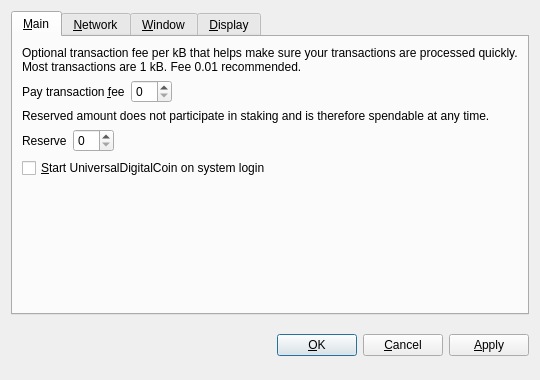
<?xml version="1.0" encoding="UTF-8"?>
<ui version="4.0">
 <class>OptionsDialog</class>
 <widget class="QDialog" name="OptionsDialog">
  <property name="geometry">
   <rect>
    <x>0</x>
    <y>0</y>
    <width>540</width>
    <height>380</height>
   </rect>
  </property>
  <property name="windowTitle">
   <string>Options</string>
  </property>
  <property name="modal">
   <bool>true</bool>
  </property>
  <layout class="QVBoxLayout" name="verticalLayout">
   <item>
    <widget class="QTabWidget" name="tabWidget">
     <property name="tabPosition">
      <enum>QTabWidget::North</enum>
     </property>
     <property name="currentIndex">
      <number>0</number>
     </property>
     <widget class="QWidget" name="tabMain">
      <attribute name="title">
       <string>&amp;Main</string>
      </attribute>
      <layout class="QVBoxLayout" name="verticalLayout_Main">
       <item>
        <widget class="QLabel" name="transactionFeeInfoLabel">
         <property name="text">
          <string>Optional transaction fee per kB that helps make sure your transactions are processed quickly. Most transactions are 1 kB. Fee 0.01 recommended.</string>
         </property>
         <property name="textFormat">
          <enum>Qt::PlainText</enum>
         </property>
         <property name="wordWrap">
          <bool>true</bool>
         </property>
        </widget>
       </item>
       <item>
        <layout class="QHBoxLayout" name="horizontalLayoutFee">
         <item>
          <widget class="QLabel" name="transactionFeeLabel">
           <property name="text">
            <string>Pay transaction &amp;fee</string>
           </property>
           <property name="textFormat">
            <enum>Qt::PlainText</enum>
           </property>
           <property name="buddy">
            <cstring>transactionFee</cstring>
           </property>
          </widget>
         </item>
         <item>
          <widget class="BitcoinAmountField" name="transactionFee"/>
         </item>
         <item>
          <spacer name="horizontalSpacerFee">
           <property name="orientation">
            <enum>Qt::Horizontal</enum>
           </property>
           <property name="sizeHint" stdset="0">
            <size>
             <width>40</width>
             <height>20</height>
            </size>
           </property>
          </spacer>
         </item>
        </layout>
       </item>
       <item>
        <widget class="QLabel" name="reserveBalanceInfoLabel">
         <property name="text">
          <string>Reserved amount does not participate in staking and is therefore spendable at any time.</string>
         </property>
         <property name="textFormat">
          <enum>Qt::PlainText</enum>
         </property>
         <property name="wordWrap">
          <bool>true</bool>
         </property>
        </widget>
       </item>
       <item>
        <layout class="QHBoxLayout" name="horizontalLayoutReserveBalance">
         <item>
          <widget class="QLabel" name="reserveBalanceLabel">
           <property name="text">
            <string>Reserve</string>
           </property>
           <property name="textFormat">
            <enum>Qt::PlainText</enum>
           </property>
           <property name="buddy">
            <cstring>reserveBalance</cstring>
           </property>
          </widget>
         </item>
         <item>
          <widget class="BitcoinAmountField" name="reserveBalance"/>
         </item>
         <item>
          <spacer name="horizontalSpacerReserveBalance">
           <property name="orientation">
            <enum>Qt::Horizontal</enum>
           </property>
           <property name="sizeHint" stdset="0">
            <size>
             <width>40</width>
             <height>20</height>
            </size>
           </property>
          </spacer>
         </item>
        </layout>
       </item>
       <item>
        <widget class="QCheckBox" name="bitcoinAtStartup">
         <property name="toolTip">
          <string>Automatically start UniversalDigitalCoin after logging in to the system.</string>
         </property>
         <property name="text">
          <string>&amp;Start UniversalDigitalCoin on system login</string>
         </property>
        </widget>
       </item>
       <item>
        <spacer name="verticalSpacer_Main">
         <property name="orientation">
          <enum>Qt::Vertical</enum>
         </property>
         <property name="sizeHint" stdset="0">
          <size>
           <width>20</width>
           <height>40</height>
          </size>
         </property>
        </spacer>
       </item>
      </layout>
     </widget>
     <widget class="QWidget" name="tabNetwork">
      <attribute name="title">
       <string>&amp;Network</string>
      </attribute>
      <layout class="QVBoxLayout" name="verticalLayout_Network">
       <item>
        <widget class="QCheckBox" name="mapPortUpnp">
         <property name="toolTip">
          <string>Automatically open the UniversalDigitalCoin client port on the router. This only works when your router supports UPnP and it is enabled.</string>
         </property>
         <property name="text">
          <string>Map port using &amp;UPnP</string>
         </property>
        </widget>
       </item>
       <item>
        <widget class="QCheckBox" name="connectSocks">
         <property name="toolTip">
          <string>Connect to the UniversalDigitalCoin network through a SOCKS proxy (e.g. when connecting through Tor).</string>
         </property>
         <property name="text">
          <string>&amp;Connect through SOCKS proxy:</string>
         </property>
        </widget>
       </item>
       <item>
        <layout class="QHBoxLayout" name="horizontalLayout_Network">
         <item>
          <widget class="QLabel" name="proxyIpLabel">
           <property name="text">
            <string>Proxy &amp;IP:</string>
           </property>
           <property name="textFormat">
            <enum>Qt::PlainText</enum>
           </property>
           <property name="buddy">
            <cstring>proxyIp</cstring>
           </property>
          </widget>
         </item>
         <item>
          <widget class="QValidatedLineEdit" name="proxyIp">
           <property name="maximumSize">
            <size>
             <width>140</width>
             <height>16777215</height>
            </size>
           </property>
           <property name="toolTip">
            <string>IP address of the proxy (e.g. 127.0.0.1)</string>
           </property>
          </widget>
         </item>
         <item>
          <widget class="QLabel" name="proxyPortLabel">
           <property name="text">
            <string>&amp;Port:</string>
           </property>
           <property name="textFormat">
            <enum>Qt::PlainText</enum>
           </property>
           <property name="buddy">
            <cstring>proxyPort</cstring>
           </property>
          </widget>
         </item>
         <item>
          <widget class="QLineEdit" name="proxyPort">
           <property name="maximumSize">
            <size>
             <width>55</width>
             <height>16777215</height>
            </size>
           </property>
           <property name="toolTip">
            <string>Port of the proxy (e.g. 9050)</string>
           </property>
          </widget>
         </item>
         <item>
          <widget class="QLabel" name="socksVersionLabel">
           <property name="text">
            <string>SOCKS &amp;Version:</string>
           </property>
           <property name="textFormat">
            <enum>Qt::PlainText</enum>
           </property>
           <property name="buddy">
            <cstring>socksVersion</cstring>
           </property>
          </widget>
         </item>
         <item>
          <widget class="QValueComboBox" name="socksVersion">
           <property name="toolTip">
            <string>SOCKS version of the proxy (e.g. 5)</string>
           </property>
          </widget>
         </item>
         <item>
          <spacer name="horizontalSpacer_Network">
           <property name="orientation">
            <enum>Qt::Horizontal</enum>
           </property>
           <property name="sizeHint" stdset="0">
            <size>
             <width>40</width>
             <height>20</height>
            </size>
           </property>
          </spacer>
         </item>
        </layout>
       </item>
       <item>
        <spacer name="verticalSpacer_Network">
         <property name="orientation">
          <enum>Qt::Vertical</enum>
         </property>
         <property name="sizeHint" stdset="0">
          <size>
           <width>20</width>
           <height>40</height>
          </size>
         </property>
        </spacer>
       </item>
      </layout>
     </widget>
     <widget class="QWidget" name="tabWindow">
      <attribute name="title">
       <string>&amp;Window</string>
      </attribute>
      <layout class="QVBoxLayout" name="verticalLayout_Window">
       <item>
        <widget class="QCheckBox" name="minimizeToTray">
         <property name="toolTip">
          <string>Show only a tray icon after minimizing the window.</string>
         </property>
         <property name="text">
          <string>&amp;Minimize to the tray instead of the taskbar</string>
         </property>
        </widget>
       </item>
       <item>
        <widget class="QCheckBox" name="minimizeOnClose">
         <property name="toolTip">
          <string>Minimize instead of exit the application when the window is closed. When this option is enabled, the application will be closed only after selecting Quit in the menu.</string>
         </property>
         <property name="text">
          <string>M&amp;inimize on close</string>
         </property>
        </widget>
       </item>
       <item>
        <spacer name="verticalSpacer_Window">
         <property name="orientation">
          <enum>Qt::Vertical</enum>
         </property>
         <property name="sizeHint" stdset="0">
          <size>
           <width>20</width>
           <height>40</height>
          </size>
         </property>
        </spacer>
       </item>
      </layout>
     </widget>
     <widget class="QWidget" name="tabDisplay">
      <attribute name="title">
       <string>&amp;Display</string>
      </attribute>
      <layout class="QVBoxLayout" name="verticalLayout_Display">
       <item>
        <layout class="QHBoxLayout" name="horizontalLayout_1_Display">
         <item>
          <widget class="QLabel" name="langLabel">
           <property name="text">
            <string>User Interface &amp;language:</string>
           </property>
           <property name="textFormat">
            <enum>Qt::PlainText</enum>
           </property>
           <property name="buddy">
            <cstring>lang</cstring>
           </property>
          </widget>
         </item>
         <item>
          <widget class="QValueComboBox" name="lang">
           <property name="toolTip">
            <string>The user interface language can be set here. This setting will take effect after restarting UniversalDigitalCoin.</string>
           </property>
          </widget>
         </item>
        </layout>
       </item>
       <item>
        <layout class="QHBoxLayout" name="horizontalLayout_2_Display">
         <item>
          <widget class="QLabel" name="unitLabel">
           <property name="text">
            <string>&amp;Unit to show amounts in:</string>
           </property>
           <property name="textFormat">
            <enum>Qt::PlainText</enum>
           </property>
           <property name="buddy">
            <cstring>unit</cstring>
           </property>
          </widget>
         </item>
         <item>
          <widget class="QValueComboBox" name="unit">
           <property name="toolTip">
            <string>Choose the default subdivision unit to show in the interface and when sending coins.</string>
           </property>
          </widget>
         </item>
        </layout>
       </item>
       <item>
        <widget class="QCheckBox" name="displayAddresses">
         <property name="toolTip">
          <string>Whether to show UniversalDigitalCoin addresses in the transaction list or not.</string>
         </property>
         <property name="text">
          <string>&amp;Display addresses in transaction list</string>
         </property>
        </widget>
       </item>
       <item>
        <widget class="QCheckBox" name="coinControlFeatures">
         <property name="toolTip">
          <string>Whether to show coin control features or not.</string>
         </property>
         <property name="text">
          <string>Display coin &amp;control features (experts only!)</string>
         </property>
        </widget>
       </item>
       <item>
        <spacer name="verticalSpacer_Display">
         <property name="orientation">
          <enum>Qt::Vertical</enum>
         </property>
         <property name="sizeHint" stdset="0">
          <size>
           <width>20</width>
           <height>40</height>
          </size>
         </property>
        </spacer>
       </item>
      </layout>
     </widget>
    </widget>
   </item>
   <item>
    <layout class="QHBoxLayout" name="horizontalLayout_Buttons">
     <item>
      <spacer name="horizontalSpacer_1">
       <property name="orientation">
        <enum>Qt::Horizontal</enum>
       </property>
       <property name="sizeHint" stdset="0">
        <size>
         <width>40</width>
         <height>48</height>
        </size>
       </property>
      </spacer>
     </item>
     <item>
      <widget class="QLabel" name="statusLabel">
       <property name="font">
        <font>
         <weight>75</weight>
         <bold>true</bold>
        </font>
       </property>
       <property name="text">
        <string/>
       </property>
       <property name="textFormat">
        <enum>Qt::PlainText</enum>
       </property>
       <property name="wordWrap">
        <bool>true</bool>
       </property>
      </widget>
     </item>
     <item>
      <spacer name="horizontalSpacer_2">
       <property name="orientation">
        <enum>Qt::Horizontal</enum>
       </property>
       <property name="sizeHint" stdset="0">
        <size>
         <width>40</width>
         <height>48</height>
        </size>
       </property>
      </spacer>
     </item>
     <item>
      <widget class="QPushButton" name="okButton">
       <property name="text">
        <string>&amp;OK</string>
       </property>
      </widget>
     </item>
     <item>
      <widget class="QPushButton" name="cancelButton">
       <property name="text">
        <string>&amp;Cancel</string>
       </property>
       <property name="autoDefault">
        <bool>false</bool>
       </property>
      </widget>
     </item>
     <item>
      <widget class="QPushButton" name="applyButton">
       <property name="text">
        <string>&amp;Apply</string>
       </property>
       <property name="autoDefault">
        <bool>false</bool>
       </property>
      </widget>
     </item>
    </layout>
   </item>
  </layout>
 </widget>
 <customwidgets>
  <customwidget>
   <class>BitcoinAmountField</class>
   <extends>QSpinBox</extends>
   <header>bitcoinamountfield.h</header>
  </customwidget>
  <customwidget>
   <class>QValueComboBox</class>
   <extends>QComboBox</extends>
   <header>qvaluecombobox.h</header>
  </customwidget>
  <customwidget>
   <class>QValidatedLineEdit</class>
   <extends>QLineEdit</extends>
   <header>qvalidatedlineedit.h</header>
  </customwidget>
 </customwidgets>
 <resources/>
 <connections/>
</ui>
